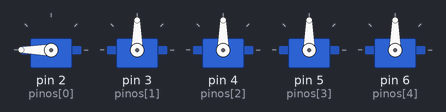
Bench run of a sketch on a simulated Arduino Uno, built with avr-gcc and run on an emulated ATmega328P. Shown: 5 × servo.

Above: at 0.05 s.
At 0.65 s:
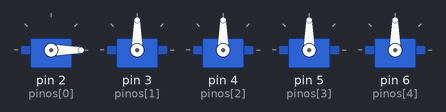
At 1.25 s:
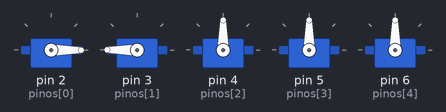
At 2.5 s:
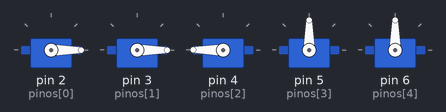
At 3.75 s:
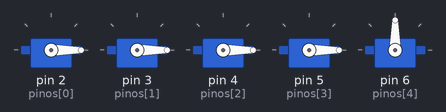
At 5.0 s:
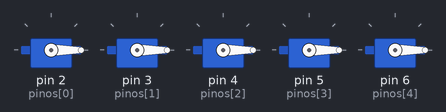
Timing chart, 0 to 6.5 s (numbered marks = the images above):
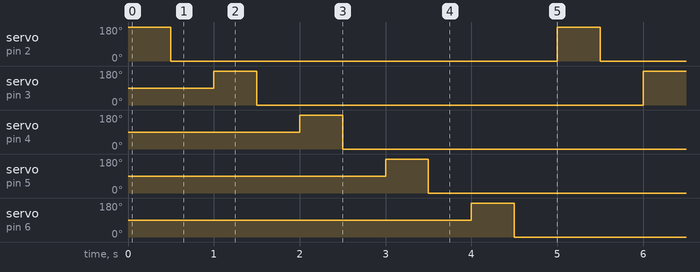

Measured:
- by itself, servo on pin 2 (pinos[0]), servo on pin 3 (pinos[1]), servo on pin 4 (pinos[2]), servo on pin 5 (pinos[3]), servo on pin 6 (pinos[4]): alternates 180° for 0.50 s and 0° for 4.5 s

The sketch:

Servos_M_o.ino
```cpp
#include <Servo.h>

Servo servos[5];
const int pinos[] = {2, 3, 4, 5, 6};

void setup() {
  for (int i = 0; i < 5; i++)
    servos[i].attach(pinos[i]);
}

void loop() {
  for (int i = 0; i < 5; i++) {
    servos[i].write(180);
    delay(500);
    servos[i].write(0);
    delay(500);
  }
}
```
